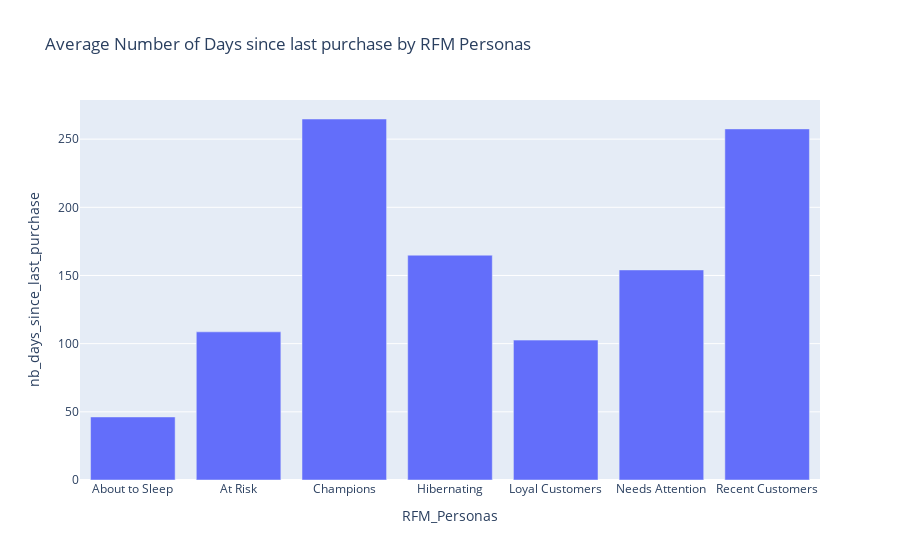

This figure's notebook cell:
### Code cell
# Create a box plot
average_monetary = rfm_df.groupby('RFM_Personas')['nb_days_since_last_purchase'].mean().reset_index()

# Create a bar chart
fig = px.bar(average_monetary, x='RFM_Personas', y='nb_days_since_last_purchase',
             title='Average Number of Days since last purchase by RFM Personas',
             labels={'sales_values': 'Average Monetary Value'})
fig.show()

### Figure 1 — Plotly figure (JSON) as saved in the notebook; plotly's stock layout.template omitted (floating-point values rounded to 4 significant figures)
{"data": [{"alignmentgroup": "True", "hovertemplate": "RFM_Personas=%{x}<br>nb_days_since_last_purchase=%{y}<extra></extra>", "legendgroup": "", "marker": {"color": "#636efa", "pattern": {"shape": ""}}, "name": "", "offsetgroup": "", "orientation": "v", "showlegend": false, "textposition": "auto", "type": "bar", "x": ["About to Sleep", "At Risk", "Champions", "Hibernating", "Loyal Customers", "Needs Attention", "Recent Customers"], "xaxis": "x", "y": [46.25, 108.7, 264.8, 164.9, 102.6, 154.1, 257.5], "yaxis": "y"}], "layout": {"barmode": "relative", "legend": {"tracegroupgap": 0}, "title": {"text": "Average Number of Days since last purchase by RFM Personas"}, "xaxis": {"anchor": "y", "domain": [0, 1], "title": {"text": "RFM_Personas"}}, "yaxis": {"anchor": "x", "domain": [0, 1], "title": {"text": "nb_days_since_last_purchase"}}}}
